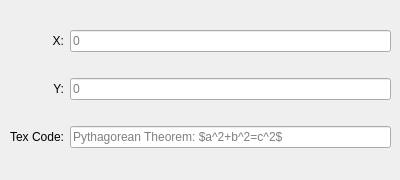
   <widget class="QWidget" name="Tex">
    <widget class="QWidget" name="gridLayoutWidget_13">
     <property name="geometry">
      <rect>
       <x>10</x>
       <y>10</y>
       <width>381</width>
       <height>161</height>
      </rect>
     </property>
     <layout class="QGridLayout" name="gridTex">
      <item row="2" column="1">
       <widget class="QLineEdit" name="Tex_tex_string">
        <property name="alignment">
         <set>Qt::AlignLeading|Qt::AlignLeft|Qt::AlignVCenter</set>
        </property>
        <property name="placeholderText">
         <string>Pythagorean Theorem: $a^2+b^2=c^2$</string>
        </property>
       </widget>
      </item>
      <item row="0" column="1">
       <widget class="QLineEdit" name="Tex_x">
        <property name="inputMask">
         <string/>
        </property>
        <property name="maxLength">
         <number>32767</number>
        </property>
        <property name="alignment">
         <set>Qt::AlignLeading|Qt::AlignLeft|Qt::AlignVCenter</set>
        </property>
        <property name="placeholderText">
         <string>0</string>
        </property>
       </widget>
      </item>
      <item row="1" column="1">
       <widget class="QLineEdit" name="Tex_y">
        <property name="alignment">
         <set>Qt::AlignLeading|Qt::AlignLeft|Qt::AlignVCenter</set>
        </property>
        <property name="placeholderText">
         <string>0</string>
        </property>
       </widget>
      </item>
      <item row="2" column="0">
       <widget class="QLabel" name="label_22">
        <property name="text">
         <string>Tex Code:</string>
        </property>
        <property name="alignment">
         <set>Qt::AlignRight|Qt::AlignTrailing|Qt::AlignVCenter</set>
        </property>
       </widget>
      </item>
      <item row="1" column="0">
       <widget class="QLabel" name="label_23">
        <property name="text">
         <string>Y:</string>
        </property>
        <property name="alignment">
         <set>Qt::AlignRight|Qt::AlignTrailing|Qt::AlignVCenter</set>
        </property>
       </widget>
      </item>
      <item row="0" column="0">
       <widget class="QLabel" name="label_24">
        <property name="text">
         <string>X:</string>
        </property>
        <property name="alignment">
         <set>Qt::AlignRight|Qt::AlignTrailing|Qt::AlignVCenter</set>
        </property>
       </widget>
      </item>
     </layout>
    </widget>
   </widget>
